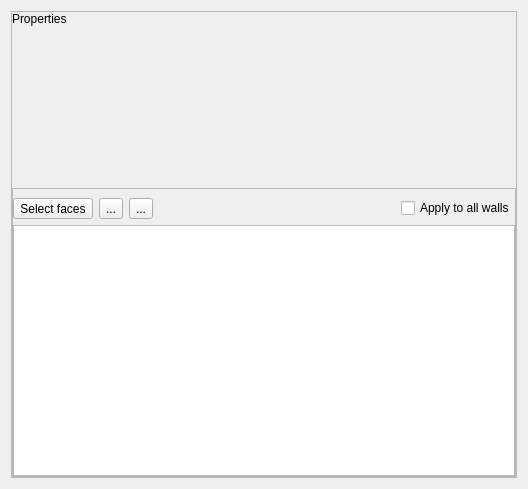
<?xml version="1.0" encoding="UTF-8"?>
<ui version="4.0">
 <class>FaceDataEditorWidget</class>
 <widget class="QWidget" name="FaceDataEditorWidget">
  <property name="geometry">
   <rect>
    <x>0</x>
    <y>0</y>
    <width>528</width>
    <height>489</height>
   </rect>
  </property>
  <property name="windowTitle">
   <string>Form</string>
  </property>
  <layout class="QVBoxLayout" name="verticalLayout">
   <item>
    <widget class="QFrame" name="editBoundaryConditionFrame">
     <property name="frameShape">
      <enum>QFrame::StyledPanel</enum>
     </property>
     <property name="frameShadow">
      <enum>QFrame::Raised</enum>
     </property>
     <layout class="QVBoxLayout" name="verticalLayout_7">
      <property name="leftMargin">
       <number>0</number>
      </property>
      <property name="topMargin">
       <number>0</number>
      </property>
      <property name="rightMargin">
       <number>0</number>
      </property>
      <property name="bottomMargin">
       <number>0</number>
      </property>
      <item>
       <widget class="QLabel" name="label_6">
        <property name="text">
         <string>Properties</string>
        </property>
       </widget>
      </item>
      <item>
       <widget class="QtTreePropertyBrowser" name="boundaryConditionPropertyBrowser" native="true">
        <property name="minimumSize">
         <size>
          <width>0</width>
          <height>150</height>
         </size>
        </property>
       </widget>
      </item>
      <item>
       <widget class="QFrame" name="faceSelectionFrame">
        <property name="frameShape">
         <enum>QFrame::StyledPanel</enum>
        </property>
        <property name="frameShadow">
         <enum>QFrame::Raised</enum>
        </property>
        <layout class="QVBoxLayout" name="verticalLayout_3">
         <property name="leftMargin">
          <number>0</number>
         </property>
         <property name="rightMargin">
          <number>0</number>
         </property>
         <property name="bottomMargin">
          <number>0</number>
         </property>
         <item>
          <layout class="QHBoxLayout" name="horizontalLayout_6">
           <item>
            <widget class="QToolButton" name="selectFacesButton">
             <property name="toolTip">
              <string>Select the faces to apply the face data to</string>
             </property>
             <property name="text">
              <string>Select faces</string>
             </property>
             <property name="checkable">
              <bool>true</bool>
             </property>
             <property name="checked">
              <bool>false</bool>
             </property>
            </widget>
           </item>
           <item>
            <widget class="QToolButton" name="selectFromListButton">
             <property name="toolTip">
              <string>Select faces from list.</string>
             </property>
             <property name="text">
              <string>...</string>
             </property>
             <property name="icon">
              <iconset resource="../../resources/SolverSetup.qrc">
               <normaloff>:/contourModeling/icons/list.png</normaloff>:/contourModeling/icons/list.png</iconset>
             </property>
             <property name="iconSize">
              <size>
               <width>32</width>
               <height>32</height>
              </size>
             </property>
            </widget>
           </item>
           <item>
            <widget class="QToolButton" name="faceSelectionSettingsButton">
             <property name="toolTip">
              <string>Show advanced options</string>
             </property>
             <property name="text">
              <string>...</string>
             </property>
             <property name="icon">
              <iconset resource="../../resources/SolverSetup.qrc">
               <normaloff>:/contourModeling/icons/settings.png</normaloff>:/contourModeling/icons/settings.png</iconset>
             </property>
             <property name="iconSize">
              <size>
               <width>16</width>
               <height>16</height>
              </size>
             </property>
            </widget>
           </item>
           <item>
            <spacer name="horizontalSpacer_3">
             <property name="orientation">
              <enum>Qt::Horizontal</enum>
             </property>
             <property name="sizeHint" stdset="0">
              <size>
               <width>40</width>
               <height>20</height>
              </size>
             </property>
            </spacer>
           </item>
           <item>
            <widget class="QCheckBox" name="applyToAllWallsCheckBox">
             <property name="toolTip">
              <string>Apply the face data to all walls</string>
             </property>
             <property name="text">
              <string>Apply to all walls</string>
             </property>
            </widget>
           </item>
          </layout>
         </item>
         <item>
          <widget class="QTableView" name="faceListTable">
           <property name="minimumSize">
            <size>
             <width>0</width>
             <height>150</height>
            </size>
           </property>
           <property name="editTriggers">
            <set>QAbstractItemView::NoEditTriggers</set>
           </property>
           <property name="selectionBehavior">
            <enum>QAbstractItemView::SelectRows</enum>
           </property>
           <property name="sortingEnabled">
            <bool>true</bool>
           </property>
           <attribute name="horizontalHeaderStretchLastSection">
            <bool>true</bool>
           </attribute>
           <attribute name="verticalHeaderVisible">
            <bool>false</bool>
           </attribute>
          </widget>
         </item>
        </layout>
       </widget>
      </item>
     </layout>
    </widget>
   </item>
  </layout>
 </widget>
 <customwidgets>
  <customwidget>
   <class>QtTreePropertyBrowser</class>
   <extends>QWidget</extends>
   <header location="global">QtTreePropertyBrowser</header>
   <container>1</container>
  </customwidget>
 </customwidgets>
 <tabstops>
  <tabstop>selectFacesButton</tabstop>
  <tabstop>faceSelectionSettingsButton</tabstop>
  <tabstop>applyToAllWallsCheckBox</tabstop>
  <tabstop>faceListTable</tabstop>
 </tabstops>
 <resources>
  <include location="../../resources/SolverSetup.qrc"/>
 </resources>
 <connections/>
</ui>
